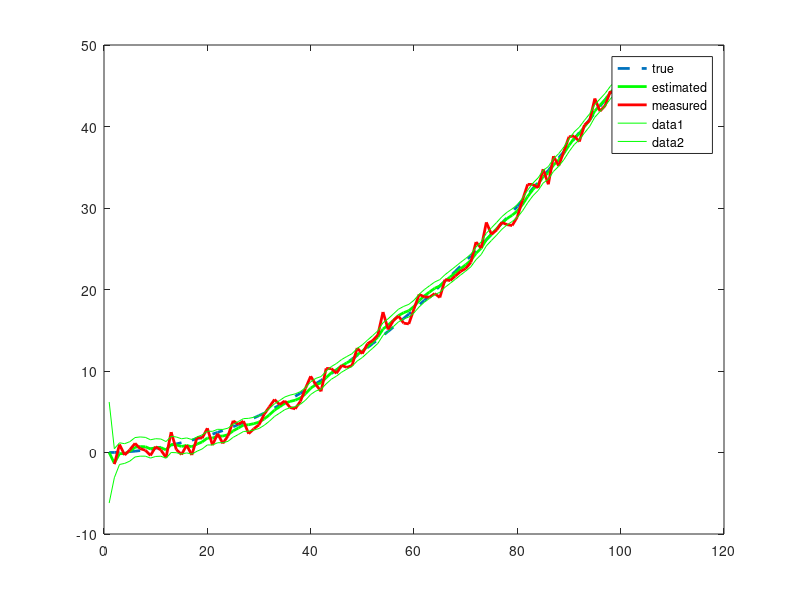

MATLAB code for this plot:
function f = int_kf_test
% Kalman filtering of the double integrator with position measurements

% timing
dt = .1;   % time-step
N = 100;   % total time-steps
T = N*dt;  % final time

% noise terms
S.q = .3;    % external disturbance variance
S.r = .9;    % measurement noise variance

% F matrix
S.F = [1 dt;
       0 1]

% G matrix
S.G = [dt^2/2; 
       dt];

% Q matrix
S.Q = S.q*[dt^3/3, dt^2/2;
           dt^2/2, dt];

% R matrix
S.R = S.r;

% H matrix
S.H = [1, 0];

% initial estimate of mean and covariance
x = [0; 0];
P = 10*diag([1 1]);

xts = zeros(2, N+1); % true states
xs = zeros(2, N+1);  % estimated states
Ps = zeros(2, 2, N+1); % estimated covariances

zs = zeros(1, N);  % estimated state

pms = zeros(1, N); % measured position

xts(:,1) = x;
xs(:,1) = x;
Ps(:,:,1) = P;

for k=1:N
  u = cos(k/N); % pick some known control

  xts(:,k+1) = S.F*xts(:,k) + S.G*(u + sqrt(S.q)*randn);  % true state

  [x,P] = kf_predict(x,P,u,S);  % prediction
  
  z = xts(1,k+1) + sqrt(S.r)*randn;   % generate random measurement 
  
  [x,P] = kf_correct(x,P,z,S);  % correction
  
  % record result
  xs(:,k+1) = x;
  Ps(:,:,k+1) = P;
  zs(:,k) = z;
end

plot(xts(1,:), '--', 'LineWidth',2)
hold on
plot(xs(1,:), 'g', 'LineWidth',2)
plot(2:N+1,zs(1,:), 'r', 'LineWidth',2)

legend('true', 'estimated','measured')

% 95% confidence intervals of the estimated position
plot(xs(1,:) + 1.96*reshape(sqrt(Ps(1,1,:)),N+1,1)', '-g')
plot(xs(1,:) - 1.96*reshape(sqrt(Ps(1,1,:)),N+1,1)', '-g')


function [x,P] = kf_predict(x, P, u, S)

x = S.F*x + S.G*u;
P = S.F*P*S.F' + S.Q;

function [x,P] = kf_correct(x, P, z, S)

K = P*S.H'*inv(S.H*P*S.H' + S.R);
P = (eye(length(x)) - K*S.H)*P;
x = x + K*(z - S.H*x);
